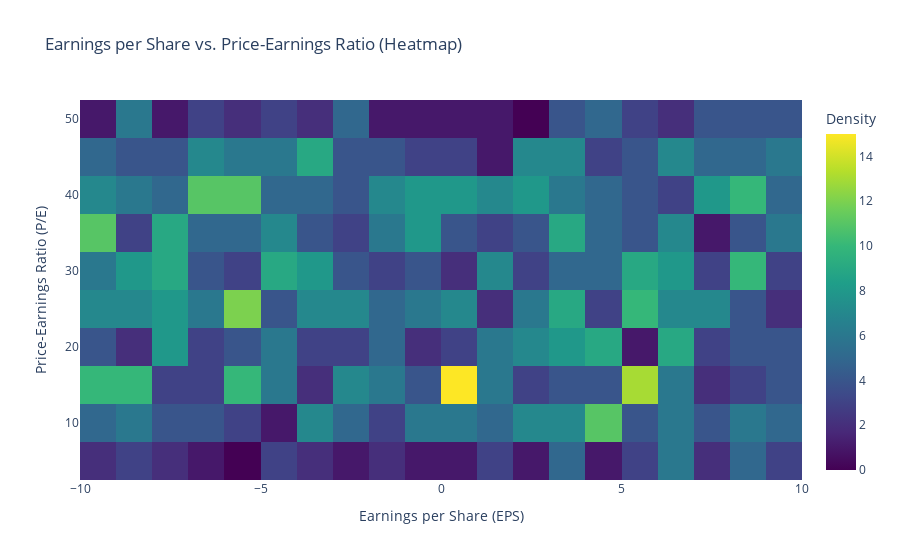

The cell this chart's notebook holds for it:
### Code cell
import pandas as pd
import plotly.express as px


# Create a heatmap of EPS vs. P/E ratio
fig = px.density_heatmap(data, x='EarningsPerShare', y='PriceEarningsRatio', nbinsx=20, nbinsy=20,
                         color_continuous_scale='Viridis', title='Earnings per Share vs. Price-Earnings Ratio (Heatmap)')
fig.update_layout(xaxis_title='Earnings per Share (EPS)', yaxis_title='Price-Earnings Ratio (P/E)',
                  coloraxis_colorbar=dict(title='Density'))
fig.show()

### Figure 1 — Plotly figure (JSON) as saved in the notebook; plotly's stock layout.template omitted (floating-point values rounded to 4 significant figures; data arrays with more than 128 entries replaced by an {"elided": "..."} marker saying what was removed)
{"data": [{"coloraxis": "coloraxis", "hovertemplate": "EarningsPerShare=%{x}<br>PriceEarningsRatio=%{y}<br>count=%{z}<extra></extra>", "name": "", "nbinsx": 20, "nbinsy": 20, "type": "histogram2d", "x": {"elided": "1000 float values"}, "xaxis": "x", "xbingroup": "x", "y": {"elided": "1000 float values"}, "yaxis": "y", "ybingroup": "y"}], "layout": {"coloraxis": {"colorbar": {"title": {"text": "Density"}}, "colorscale": [[0, "#440154"], [0.1111, "#482878"], [0.2222, "#3e4989"], [0.3333, "#31688e"], [0.4444, "#26828e"], [0.5556, "#1f9e89"], [0.6667, "#35b779"], [0.7778, "#6ece58"], [0.8889, "#b5de2b"], [1, "#fde725"]]}, "legend": {"tracegroupgap": 0}, "title": {"text": "Earnings per Share vs. Price-Earnings Ratio (Heatmap)"}, "xaxis": {"anchor": "y", "domain": [0, 1], "title": {"text": "Earnings per Share (EPS)"}}, "yaxis": {"anchor": "x", "domain": [0, 1], "title": {"text": "Price-Earnings Ratio (P/E)"}}}}
